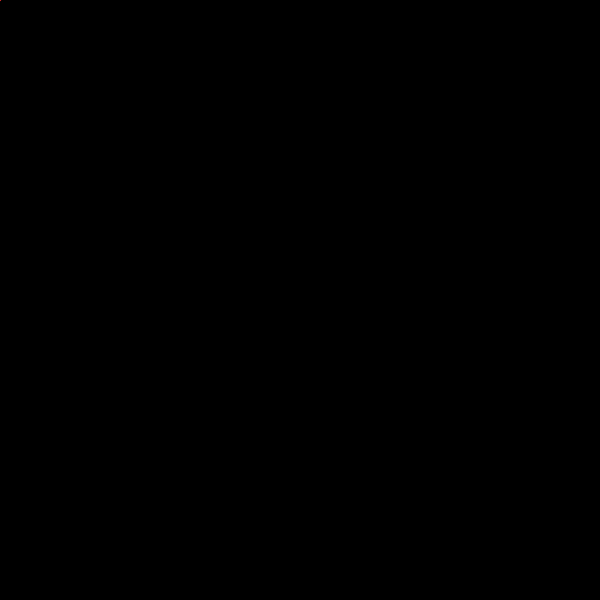
Frame 1 (no input)
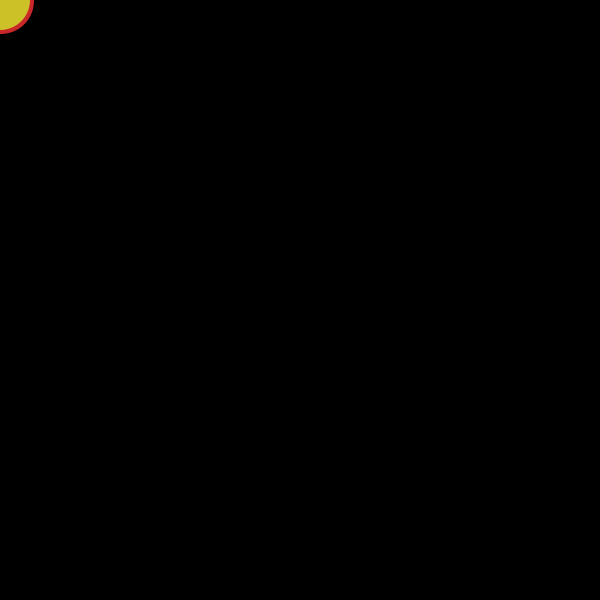
Frame 60 (the mouse pressed at the canvas centre just before this capture)
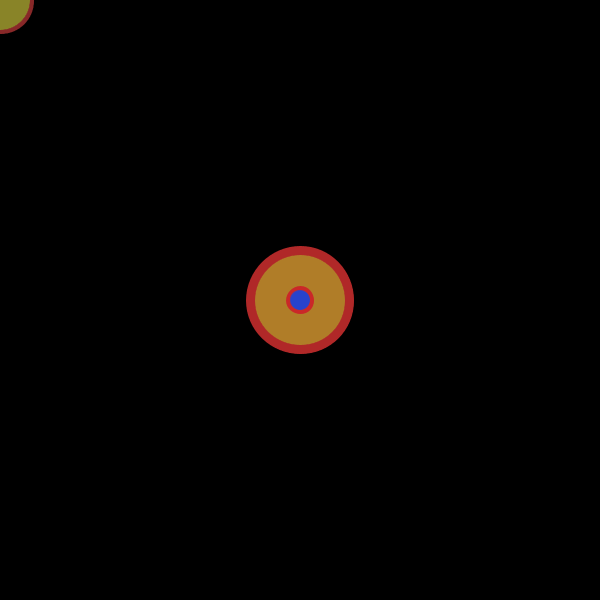
Frame 120 (the mouse held since frame 60 and released just before this capture)

The Processing sketch that drew these frames (run headless with seeded random() and noise(); from frame 60 on, the mouse is pressed at the canvas centre):

// Processing sketch: Martinez_Josue_1_holaMundo
// ── Martinez_Josue_1_holaMundo.pde
/*
Ejercicio 1 | hola Mundo
 Ejercicio de aproximación con Processing
 Este código esta basado en el código de Fernandito que o
 */

void setup() { //Esta estructura me permite definir la configuración inicial del sketch
  size(600, 600);
  colorMode(HSB, 360, 100, 100, 100);
  background(0);
}

void draw() {//Por defecto se intentará dibujar 60 veces por segundo
  //background(0);
  noStroke();
  fill(0, 1);
  rect(0, 0, width, height);
  strokeWeight(frameCount%10);
  stroke(0, 80, 80);//El color para el borde de la figura
  fill(random(360), 80, 80);
  ellipse(mouseX, mouseY, frameCount%100, frameCount%100);
}
